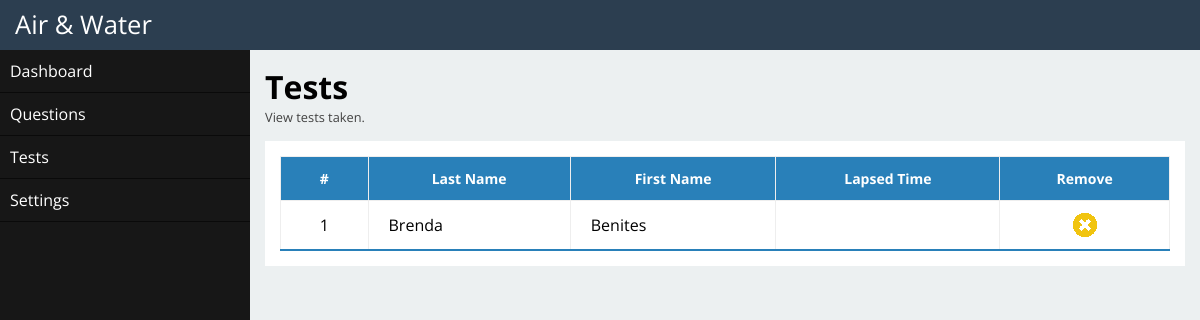
Screenshot of /tests.php with the database file from the repository.
### tables this page shows
CREATE TABLE IF NOT EXISTS `tests` (
  `testID` int(15) NOT NULL AUTO_INCREMENT,
  `firstName` varchar(100) DEFAULT NULL,
  `lastName` varchar(100) DEFAULT NULL,
  `timeLapsed` varchar(100) DEFAULT NULL,
  PRIMARY KEY (`testID`)
);

### tests.php (the view, shortened to what this page needs)
<?php include("header.php"); ?>
	<header>
		<div class="logo">Air & Water</div>
	</header>
	<div id="container">
		<div id="loadQuestions">
			<?php include("sidebar.php"); ?>
			<div class="content">
				<h1>Tests</h1>
				<p>View tests taken.</p>
				<div id="box">
					<div id="testList" class="box-panel">
					<?php
					include_once('db.php');
					$sql = "SELECT * FROM tests";
					$result = $dbc->query($sql);
					if ($result->num_rows > 0) {
						echo "<table><tr><th>#</th><th>Last Name</th><th>First Name</th><th>Lapsed Time</th><th>Remove</th></tr>";
						while($row = mysqli_fetch_array($result)){
							echo "<tr><td class=\"centerCell\">" . $row['testID'] . "</td><td>" . $row['firstName'] .
							"</td><td>" . $row['lastName'] . "</td><td>". $row['timeLapsed'] ."</td>
							<td class=\"iconHolder\"><a><img src=\"images/delete-icon.png\" class=\"iconAction\" title=\"Remove\" id=\"" . $row['testID'] . "\"/></a>
							</td></tr>";
						}
						echo "</table>";
					} else {
						echo "<table><tr><th>#</th><th>Last Name</th><th>First Name</th><th>Lapsed Time</th><th>Remove</th></tr>";
						echo "<tr><td colspan=\"5\"><p>There are no completed tests yet.</p></td></tr>";
						echo "</table>";
					}
					?>
				</div>
			</div>
		</div>
	</div>
<?php include("footer.php"); ?>

### css/style.css (style rules this page uses)
* { -webkit-box-sizing:border-box; -moz-box-sizing:border-box; box-sizing:border-box; margin:0; padding:0; }
body, textarea { font-family:'Open Sans'; }
a { text-decoration:none; }
.logo { font-size:1.6em; float:left; margin-top:7px; margin-left:15px; color:#ffffff; }
header { width:100%; height:50px; background-color:#2c3e50; margin:0 auto; }
div#container { width:100%; margin:0 auto; }
.content { width:auto; margin-left:250px; height:100%; background-color:#ecf0f1; padding:15px; overflow:auto; }
.content p { color:#424242; font-size:0.8em; }
div#box { margin-top:15px; }
div#box .box-panel { padding:15px; background-color:#ffffff; color:#333; }
table { border-collapse:collapse; border:1px solid #eee; border-bottom:2px solid #2980b9; width:100%; }
th { background-color:#2980b9; color:#ffffff; font-size:14px; }
th, td { padding:12px 20px; border:1px solid #eee; border-collapse:collapse; }
td.iconHolder, td.centerCell { text-align:center; }

### rows the page displays
tests: testID "1", firstName "Brenda", lastName "Benites"
